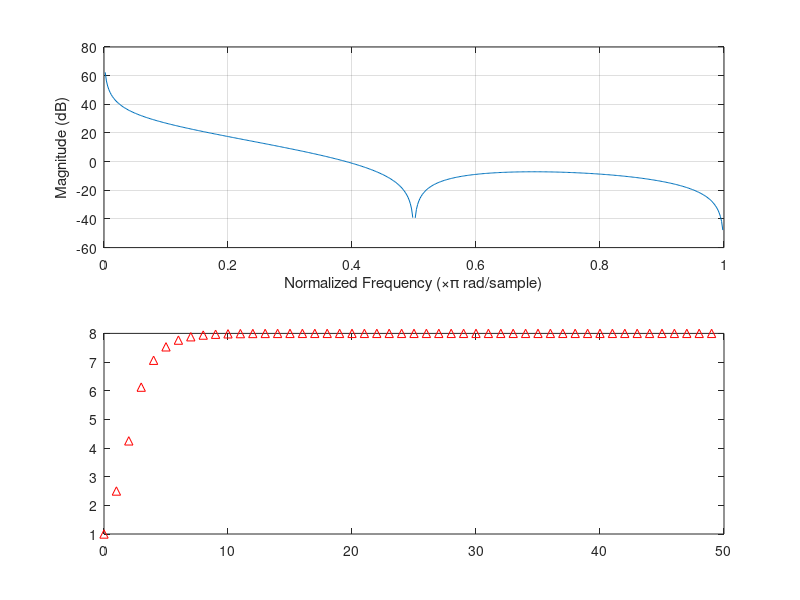

Reproduce this figure in MATLAB.
clear all;
close all

nullstellen = [-1, 1j, -1j];
% P1 ist implizit 0, sonst geht zplane nicht
polstellen = [0.75 + 0.25j, 0.75 - 0.25j, 0];

zplane(nullstellen(:), polstellen(:));

b = [1,1,1,1];
a = [1,-1.5,0.5];

freqz(b,a);

impz(b,a,50);